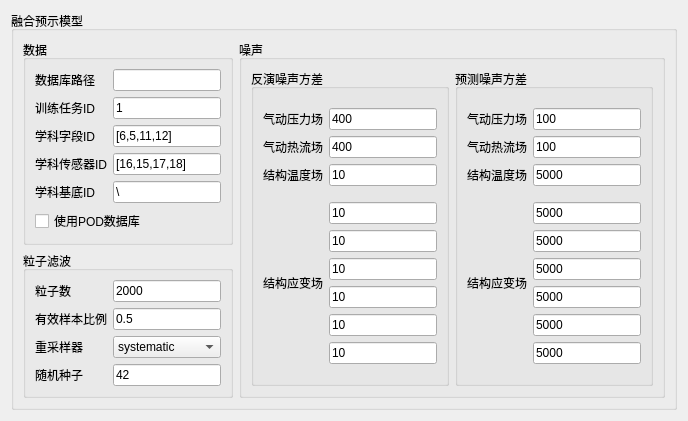
                 <widget class="QWidget" name="page_16">
                  <layout class="QGridLayout" name="gridLayout_20">
                   <item row="0" column="0">
                    <widget class="QGroupBox" name="groupBox_37">
                     <property name="title">
                      <string>融合预示模型</string>
                     </property>
                     <layout class="QGridLayout" name="gridLayout_26">
                      <item row="0" column="0">
                       <widget class="QGroupBox" name="groupBox_38">
                        <property name="title">
                         <string>数据</string>
                        </property>
                        <layout class="QGridLayout" name="gridLayout_21">
                         <item row="0" column="0">
                          <layout class="QVBoxLayout" name="verticalLayout_57">
                           <item>
                            <layout class="QHBoxLayout" name="horizontalLayout_58">
                             <item>
                              <layout class="QVBoxLayout" name="verticalLayout_55">
                               <item>
                                <widget class="QLabel" name="label_23">
                                 <property name="text">
                                  <string>数据库路径</string>
                                 </property>
                                </widget>
                               </item>
                               <item>
                                <widget class="QLabel" name="label_37">
                                 <property name="text">
                                  <string>训练任务ID</string>
                                 </property>
                                </widget>
                               </item>
                               <item>
                                <widget class="QLabel" name="label_38">
                                 <property name="text">
                                  <string>学科字段ID</string>
                                 </property>
                                </widget>
                               </item>
                               <item>
                                <widget class="QLabel" name="label_39">
                                 <property name="text">
                                  <string>学科传感器ID</string>
                                 </property>
                                </widget>
                               </item>
                               <item>
                                <widget class="QLabel" name="label_40">
                                 <property name="text">
                                  <string>学科基底ID</string>
                                 </property>
                                </widget>
                               </item>
                              </layout>
                             </item>
                             <item>
                              <layout class="QVBoxLayout" name="verticalLayout_56">
                               <item>
                                <widget class="QLineEdit" name="lineEdit_DDFN_1">
                                 <property name="text">
                                  <string/>
                                 </property>
                                </widget>
                               </item>
                               <item>
                                <widget class="QLineEdit" name="lineEdit_DDFN_2">
                                 <property name="text">
                                  <string>1</string>
                                 </property>
                                </widget>
                               </item>
                               <item>
                                <widget class="QLineEdit" name="lineEdit_DDFN_3">
                                 <property name="text">
                                  <string>[6,5,11,12]</string>
                                 </property>
                                </widget>
                               </item>
                               <item>
                                <widget class="QLineEdit" name="lineEdit_DDFN_4">
                                 <property name="text">
                                  <string>[16,15,17,18]</string>
                                 </property>
                                </widget>
                               </item>
                               <item>
                                <widget class="QLineEdit" name="lineEdit_DDFN_5">
                                 <property name="text">
                                  <string>\</string>
                                 </property>
                                </widget>
                               </item>
                              </layout>
                             </item>
                            </layout>
                           </item>
                           <item>
                            <widget class="QCheckBox" name="checkBox_DDFN_1">
                             <property name="text">
                              <string>使⽤POD数据库</string>
                             </property>
                             <property name="checked">
                              <bool>false</bool>
                             </property>
                            </widget>
                           </item>
                          </layout>
                         </item>
                        </layout>
                       </widget>
                      </item>
                      <item row="0" column="1" rowspan="2">
                       <widget class="QGroupBox" name="groupBox_50">
                        <property name="title">
                         <string>噪声</string>
                        </property>
                        <layout class="QGridLayout" name="gridLayout_25">
                         <item row="0" column="0">
                          <widget class="QGroupBox" name="groupBox_51">
                           <property name="title">
                            <string>反演噪声⽅差</string>
                           </property>
                           <layout class="QGridLayout" name="gridLayout_23">
                            <item row="0" column="0">
                             <layout class="QHBoxLayout" name="horizontalLayout_59">
                              <item>
                               <layout class="QVBoxLayout" name="verticalLayout_60">
                                <item>
                                 <widget class="QLabel" name="label_46">
                                  <property name="text">
                                   <string>⽓动压⼒场</string>
                                  </property>
                                 </widget>
                                </item>
                                <item>
                                 <widget class="QLabel" name="label_45">
                                  <property name="text">
                                   <string>⽓动热流场</string>
                                  </property>
                                 </widget>
                                </item>
                                <item>
                                 <widget class="QLabel" name="label_48">
                                  <property name="text">
                                   <string>结构温度场</string>
                                  </property>
                                 </widget>
                                </item>
                               </layout>
                              </item>
                              <item>
                               <layout class="QVBoxLayout" name="verticalLayout_61">
                                <item>
                                 <widget class="QLineEdit" name="lineEdit_NDFN_1">
                                  <property name="text">
                                   <string>400</string>
                                  </property>
                                 </widget>
                                </item>
                                <item>
                                 <widget class="QLineEdit" name="lineEdit_NDFN_2">
                                  <property name="text">
                                   <string>400</string>
                                  </property>
                                 </widget>
                                </item>
                                <item>
                                 <widget class="QLineEdit" name="lineEdit_NDFN_3">
                                  <property name="text">
                                   <string>10</string>
                                  </property>
                                 </widget>
                                </item>
                               </layout>
                              </item>
                             </layout>
                            </item>
                            <item row="1" column="0">
                             <layout class="QHBoxLayout" name="horizontalLayout_66">
                              <item>
                               <widget class="QLabel" name="label_47">
                                <property name="text">
                                 <string>结构应变场</string>
                                </property>
                               </widget>
                              </item>
                              <item>
                               <layout class="QVBoxLayout" name="verticalLayout_62">
                                <item>
                                 <widget class="QLineEdit" name="lineEdit_NDFN_4">
                                  <property name="text">
                                   <string>10</string>
                                  </property>
                                 </widget>
                                </item>
                                <item>
                                 <widget class="QLineEdit" name="lineEdit_NDFN_5">
                                  <property name="text">
                                   <string>10</string>
                                  </property>
                                 </widget>
                                </item>
                                <item>
                                 <widget class="QLineEdit" name="lineEdit_NDFN_6">
                                  <property name="text">
                                   <string>10</string>
                                  </property>
                                 </widget>
                                </item>
                                <item>
                                 <widget class="QLineEdit" name="lineEdit_NDFN_7">
                                  <property name="text">
                                   <string>10</string>
                                  </property>
                                 </widget>
                                </item>
                                <item>
                                 <widget class="QLineEdit" name="lineEdit_NDFN_8">
                                  <property name="text">
                                   <string>10</string>
                                  </property>
                                 </widget>
                                </item>
                                <item>
                                 <widget class="QLineEdit" name="lineEdit_NDFN_9">
                                  <property name="text">
                                   <string>10</string>
                                  </property>
                                 </widget>
                                </item>
                               </layout>
                              </item>
                             </layout>
                            </item>
                           </layout>
                          </widget>
                         </item>
                         <item row="0" column="1">
                          <widget class="QGroupBox" name="groupBox_52">
                           <property name="title">
                            <string>预测噪声⽅差</string>
                           </property>
                           <layout class="QGridLayout" name="gridLayout_24">
                            <item row="0" column="0">
                             <layout class="QHBoxLayout" name="horizontalLayout_67">
                              <item>
                               <layout class="QVBoxLayout" name="verticalLayout_63">
                                <item>
                                 <widget class="QLabel" name="label_49">
                                  <property name="text">
                                   <string>⽓动压⼒场</string>
                                  </property>
                                 </widget>
                                </item>
                                <item>
                                 <widget class="QLabel" name="label_50">
                                  <property name="text">
                                   <string>⽓动热流场</string>
                                  </property>
                                 </widget>
                                </item>
                                <item>
                                 <widget class="QLabel" name="label_51">
                                  <property name="text">
                                   <string>结构温度场</string>
                                  </property>
                                 </widget>
                                </item>
                               </layout>
                              </item>
                              <item>
                               <layout class="QVBoxLayout" name="verticalLayout_64">
                                <item>
                                 <widget class="QLineEdit" name="lineEdit_NDFN_11">
                                  <property name="text">
                                   <string>100</string>
                                  </property>
                                 </widget>
                                </item>
                                <item>
                                 <widget class="QLineEdit" name="lineEdit_NDFN_12">
                                  <property name="text">
                                   <string>100</string>
                                  </property>
                                 </widget>
                                </item>
                                <item>
                                 <widget class="QLineEdit" name="lineEdit_NDFN_13">
                                  <property name="text">
                                   <string>5000</string>
                                  </property>
                                 </widget>
                                </item>
                               </layout>
                              </item>
                             </layout>
                            </item>
                            <item row="1" column="0">
                             <layout class="QHBoxLayout" name="horizontalLayout_68">
                              <item>
                               <widget class="QLabel" name="label_52">
                                <property name="text">
                                 <string>结构应变场</string>
                                </property>
                               </widget>
                              </item>
                              <item>
                               <layout class="QVBoxLayout" name="verticalLayout_65">
                                <item>
                                 <widget class="QLineEdit" name="lineEdit_NDFN_14">
                                  <property name="text">
                                   <string>5000</string>
                                  </property>
                                 </widget>
                                </item>
                                <item>
                                 <widget class="QLineEdit" name="lineEdit_NDFN_15">
                                  <property name="text">
                                   <string>5000</string>
                                  </property>
                                 </widget>
                                </item>
                                <item>
                                 <widget class="QLineEdit" name="lineEdit_NDFN_16">
                                  <property name="text">
                                   <string>5000</string>
                                  </property>
                                 </widget>
                                </item>
                                <item>
                                 <widget class="QLineEdit" name="lineEdit_NDFN_17">
                                  <property name="text">
                                   <string>5000</string>
                                  </property>
                                 </widget>
                                </item>
                                <item>
                                 <widget class="QLineEdit" name="lineEdit_NDFN_18">
                                  <property name="text">
                                   <string>5000</string>
                                  </property>
                                 </widget>
                                </item>
                                <item>
                                 <widget class="QLineEdit" name="lineEdit_NDFN_19">
                                  <property name="text">
                                   <string>5000</string>
                                  </property>
                                 </widget>
                                </item>
                               </layout>
                              </item>
                             </layout>
                            </item>
                           </layout>
                          </widget>
                         </item>
                        </layout>
                       </widget>
                      </item>
                      <item row="1" column="0">
                       <widget class="QGroupBox" name="groupBox_49">
                        <property name="title">
                         <string>粒⼦滤波</string>
                        </property>
                        <layout class="QGridLayout" name="gridLayout_22">
                         <item row="0" column="0">
                          <layout class="QVBoxLayout" name="verticalLayout_58">
                           <item>
                            <widget class="QLabel" name="label_41">
                             <property name="text">
                              <string>粒⼦数</string>
                             </property>
                            </widget>
                           </item>
                           <item>
                            <widget class="QLabel" name="label_42">
                             <property name="text">
                              <string>有效样本⽐例</string>
                             </property>
                            </widget>
                           </item>
                           <item>
                            <widget class="QLabel" name="label_43">
                             <property name="text">
                              <string>重采样器</string>
                             </property>
                            </widget>
                           </item>
                           <item>
                            <widget class="QLabel" name="label_44">
                             <property name="text">
                              <string>随机种⼦</string>
                             </property>
                            </widget>
                           </item>
                          </layout>
                         </item>
                         <item row="0" column="1">
                          <layout class="QVBoxLayout" name="verticalLayout_59">
                           <item>
                            <widget class="QLineEdit" name="lineEdit_FDFN_1">
                             <property name="text">
                              <string>2000</string>
                             </property>
                            </widget>
                           </item>
                           <item>
                            <widget class="QLineEdit" name="lineEdit_FDFN_2">
                             <property name="text">
                              <string>0.5</string>
                             </property>
                            </widget>
                           </item>
                           <item>
                            <widget class="QComboBox" name="comboBox_FDFN_1">
                             <item>
                              <property name="text">
                               <string>systematic</string>
                              </property>
                             </item>
                            </widget>
                           </item>
                           <item>
                            <widget class="QLineEdit" name="lineEdit_FDFN_3">
                             <property name="text">
                              <string>42</string>
                             </property>
                            </widget>
                           </item>
                          </layout>
                         </item>
                        </layout>
                       </widget>
                      </item>
                     </layout>
                    </widget>
                   </item>
                  </layout>
                 </widget>
